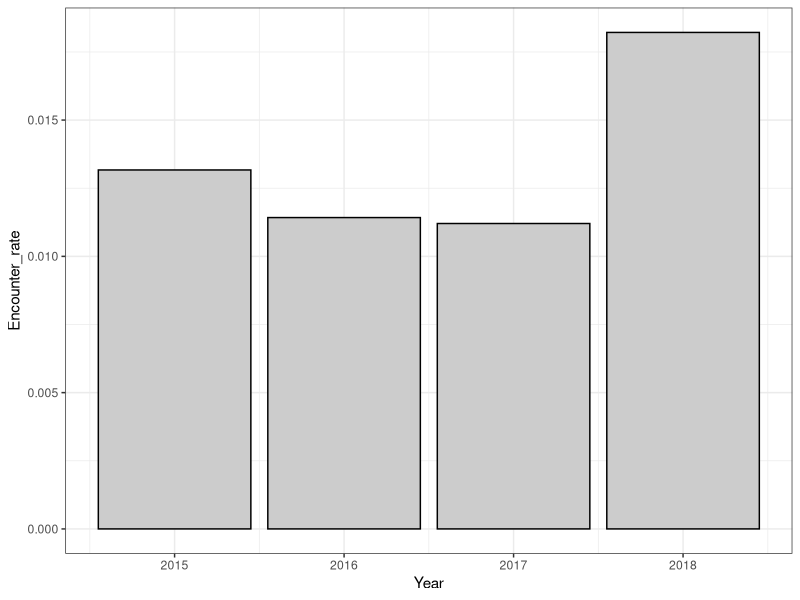
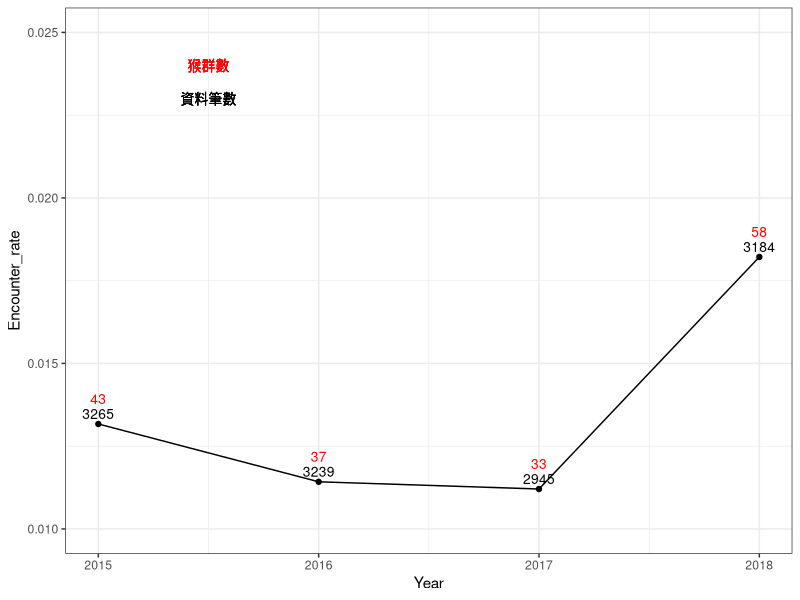
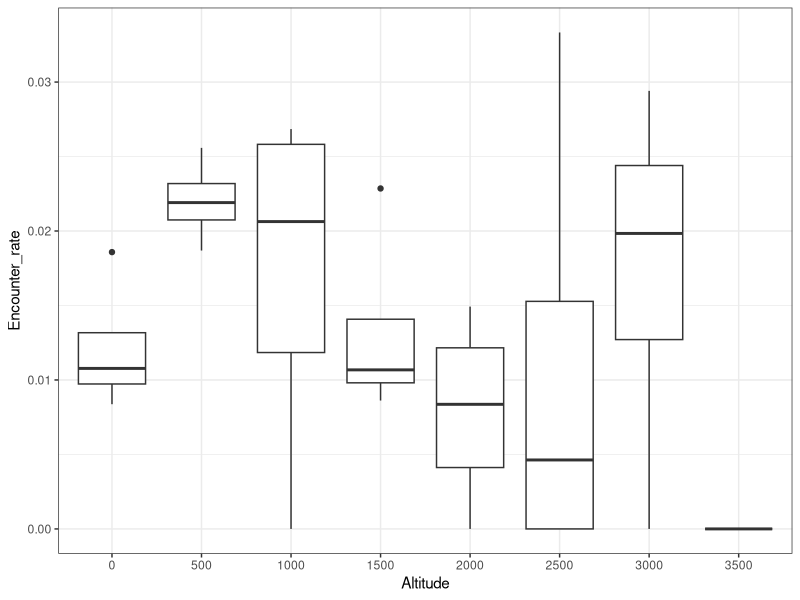
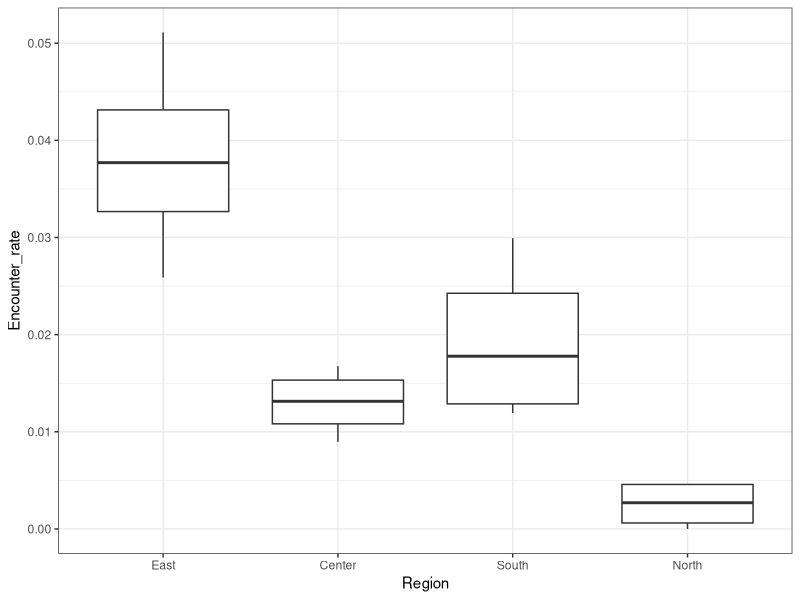
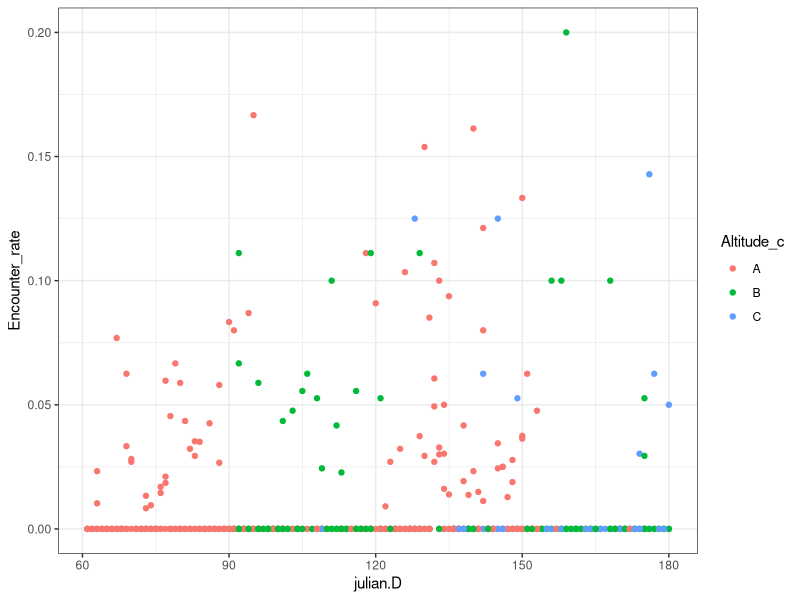
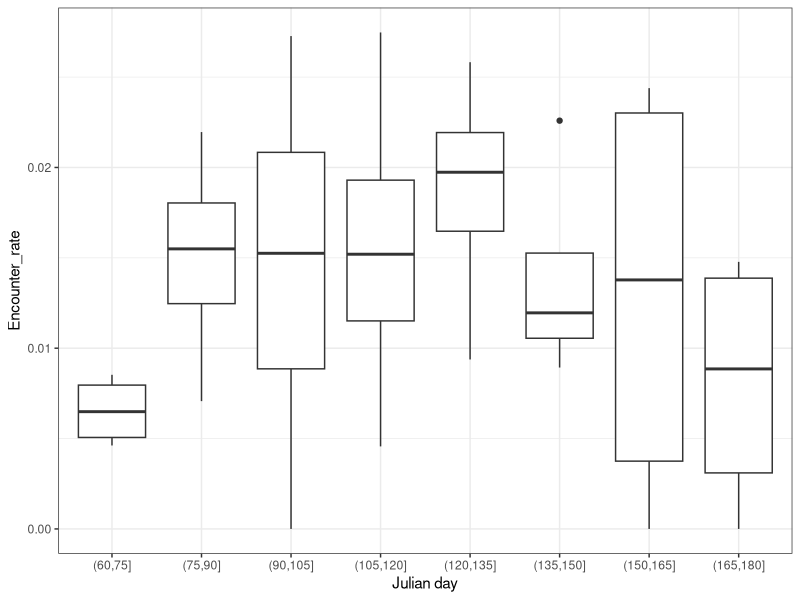
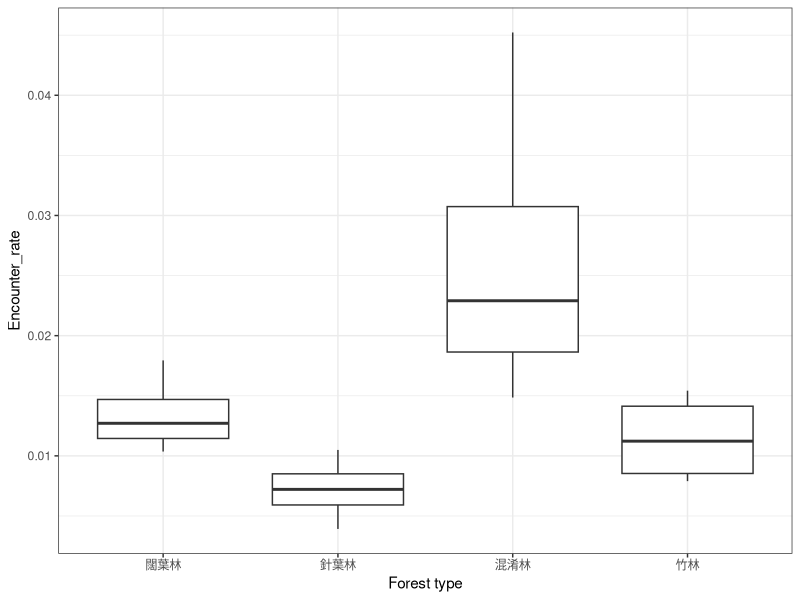
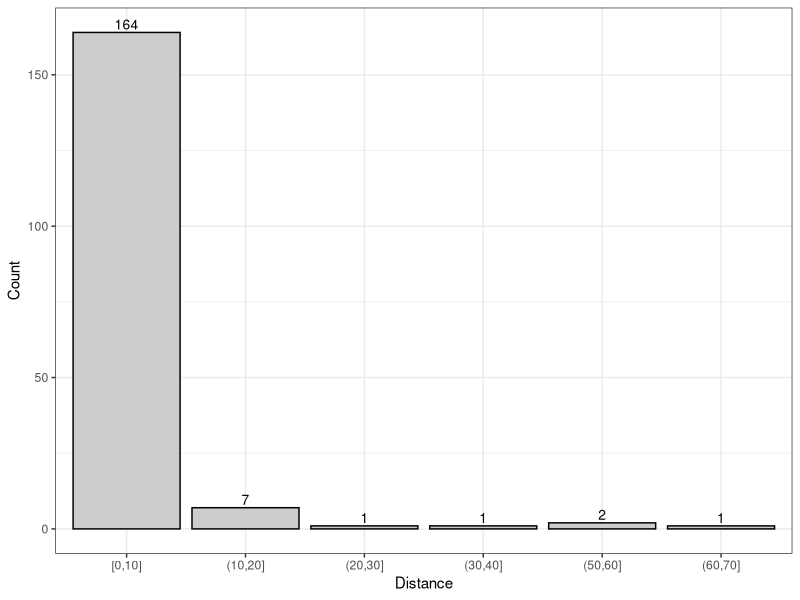

Reproduce these figures in R, in order.
#---- load library

library(data.table)
library(magrittr)
library(readxl)
library(tidyr)
library(purrr)
library(dplyr)
library(writexl)
library(ggplot2)
library(lattice)
#library(reshape2)

#Original data---- 

M.data <- read_excel("./data/clean/for analysis.xlsx",
                     sheet=1) %>% setDT %>% 
  .[, DATE := as.IDate(paste(Year, Month, Day, sep = "/"))] %>% 
  .[TypeName %like% "混", TypeName.n := "混淆林"] %>% 
  .[TypeName %like% "竹林", TypeName.n := "竹林"] %>% 
  .[TypeName %like% "闊葉", TypeName.n := "闊葉林"] %>% 
  .[TypeName %like% "針葉", TypeName.n := "針葉林"] %>% 
  .[, TypeName.1 := ifelse(Distance>20, "非森林", TypeName.n)] %>% 
  .[, TypeName.1 := ordered(TypeName.1,c("闊葉林", "針葉林","混淆林","竹林","非森林"))] %>% 
  .[, County := ordered(County,
                        c("宜蘭縣","基隆市","台北市","臺北市",
                          "新北市","台北縣","臺北縣",
                          "桃園縣","桃園市","新竹市",
                          "新竹縣","苗栗縣",
                          "台中市","臺中市","台中縣","臺中縣",
                          "彰化縣","南投縣","南投市",
                          "雲林縣","嘉義縣","嘉義市",
                          "台南市","臺南市","台南縣","臺南縣",
                          "高雄縣","高雄市",
                          "屏東縣", "花蓮縣",
                          "台東縣","臺東縣"))] %>% 
  
  .[County %in% list("宜蘭縣","基隆市","台北市","臺北市",
                     "新北市","台北縣","臺北縣",
                     "桃園縣","桃園市","新竹市",
                     "新竹縣","苗栗縣"), Region := "North"] %>%
  .[County %in% list("台中市","臺中市",
                     "台中縣","臺中縣",
                     "彰化縣","南投縣","南投市",
                     "雲林縣","嘉義縣","嘉義市"), Region := "Center"] %>%
  .[County %in% list("台南市","臺南市",
                     "台南縣","臺南縣",
                     "高雄縣","高雄市",
                     "屏東縣"), Region := "South"]%>%
  .[County %in% list("花蓮縣",
                     "台東縣","臺東縣"), Region := "East"] %>% 
  .[, julian.D := yday(DATE)] %>% 
  .[, Altitude_c := substr(Site_N,1,1)] %>% setDT 



M.data$Year %<>% as.numeric
M.data$Survey %<>% as.numeric
M.data$Point %<>% as.numeric
M.data$Macaca_sur %<>% as.numeric
M.data$Month %<>% as.numeric
M.data$Day %<>% as.numeric
M.data$Distance %<>% as.numeric


M.data %>%.[Macaca_sur %in%1,] %>% .[, .N]
#-----------------------------------

M.data %>%  
  .[Macaca_dist %in% "C", Macaca_sur := NA] %>% 
  .[Macaca_sur %in%1,] %>%
  .[,.(ll=length(Macaca_sur),
       mm=length(unique(Site_N)),
       kk=length(unique(paste0(Site_N,"-",Point)))), by = list(Year,  County)]%>%
  dcast(.,County ~ Year , value.var = c( "ll","mm","kk"))



M.data %>%   
  .[Macaca_dist %in% "C", Macaca_sur := NA] %>% 
  .[Macaca_sur %in% 0 & !is.na(Macaca_dist),] %>% 
  .[,.(ll=length(Macaca_sur),
       mm=length(unique(Site_N)),
       kk=length(unique(paste0(Site_N,"-",Point)))), by = list(Year,  County)]%>%
  dcast(.,County ~ Year , value.var = c( "ll","mm","kk"))





M.data %>%    
  .[Macaca_dist %in% "C", Macaca_sur := NA] %>% 
  .[,.(ll=length(Macaca_sur), M = sum(Macaca_sur,na.rm=T)), by = list(Year, Survey, TypeName.1)]%>%
  dcast(.,Year + Survey ~ TypeName.1, value.var = c("ll", "M"))


#------------------------------------------
M.data %>% setDT %>% 
  .[Year < 2019,] %>% 
  .[!(TypeName.1 %in% "非森林"),] %>% 
  .[is.na(Macaca_sur), Macaca_sur := 0] %>% 
  
  .[, .(V1 = sum(Macaca_sur),.N), by= list(Year)] %>% 
  .[, Encounter_rate := V1/N] %>% 
  
  ggplot(., aes( Year, Encounter_rate)) +
  geom_bar(stat="identity", colour = "black", fill=gray(0.8)) +
  theme_bw() + 
  xlab("Year")

M.data %>% 
  .[Year < 2019,] %>% 
  .[!(TypeName.1 %in% "非森林"),] %>% 
  .[is.na(Macaca_sur), Macaca_sur := 0] %>%
  .[Macaca_dist %in% "C", Macaca_sur := 0] %>% 
  .[, .(V1 = sum(Macaca_sur),.N), by= list(Year)] %>% 
  .[, Encounter_rate := V1/N] %>% 
  
  ggplot(., aes( Year, Encounter_rate)) +
  geom_text(aes(label=V1), vjust=-2, color="red", size=3.5)+
  geom_text(aes(label=N), vjust=-0.5, color="black", size=3.5)+
  geom_text(aes(x=2015.5, y=0.024,label="猴群數"),  color="red", size=3.5)+
  geom_text(aes(x=2015.5, y=0.023,label="資料筆數"),  color="black", size=3.5)+
  geom_point()+geom_line() +
  ylim(0.010,0.025)+
  theme_bw() + 
  xlab("Year")




  

M.data %>% 
  .[Year < 2019,] %>% 
  #.[!(TypeName.1 %in% "非森林"),] %>% 
  .[is.na(Macaca_sur), Macaca_sur := 0] %>% 
  .[Macaca_sur %in% 1, .N, list(TypeName.1, Macaca_dist)] %>% 
  dcast(., TypeName.1~Macaca_dist, value.var = "N")


M.data %>% 
  .[Year < 2019,] %>% 
  .[!(TypeName.1 %in% "非森林"),] %>% 
  .[is.na(Macaca_sur), Macaca_sur := 0] %>%
  .[Macaca_dist %in% "C", Macaca_sur := 0] %>% 
  .[, Altitude_f := cut(Altitude,
                        breaks = c(seq(0,4000,500)),
                        labels = c(seq(0,3500,500)),
                        include.lowest = T)] %>% 
  .[, .(V1 = sum(Macaca_sur),.N), by= list(Year, Altitude_f)] %>% 
  .[, Encounter_rate := V1/N] %>% 

ggplot(., aes( Altitude_f, Encounter_rate)) + geom_boxplot() + theme_bw() + 
  xlab("Altitude")


M.data %>% 
  .[Year < 2019,] %>% 
  .[!(TypeName.1 %in% "非森林"),] %>% 
  .[is.na(Macaca_sur), Macaca_sur := 0] %>% 
  .[Macaca_dist %in% "C", Macaca_sur := 0] %>% 
  .[, Region := ordered(Region, c("East", "Center", "South", "North"))] %>% 
  .[, .(V1 = sum(Macaca_sur),.N), by= list(Year, Region)] %>% 
  .[, Encounter_rate := V1/N] %>% 

ggplot(., aes( Region, Encounter_rate))+geom_boxplot() + theme_bw()

M.data %>% 
  .[Year < 2019,] %>% 
  .[!(TypeName.1 %in% "非森林"),] %>% 
  .[is.na(Macaca_sur), Macaca_sur := 0] %>%  
  .[Macaca_dist %in% "C", Macaca_sur := 0] %>%
  .[, .(V1 = sum(Macaca_sur),.N), by= list(Year, julian.D, Altitude_c )] %>% 
  .[, Encounter_rate := V1/N] %>% 

ggplot(., aes(julian.D, Encounter_rate, colour = Altitude_c))+
  geom_point() + theme_bw()


M.data %>% 
  .[Year < 2019,] %>% 
  .[!(TypeName.1 %in% "非森林"),] %>% 
  .[is.na(Macaca_sur), Macaca_sur := 0] %>% 
  .[Macaca_dist %in% "C", Macaca_sur := 0] %>%
  .[, julian.D_f := cut(julian.D,
                        breaks = c(seq(0,210,15)),
                        include.lowest = T)] %>% 
  .[, .(V1 = sum(Macaca_sur),.N), by= list(Year, julian.D_f)] %>% 
  .[, Encounter_rate := V1/N]  %>% 

ggplot(., aes(julian.D_f, Encounter_rate))+
  geom_boxplot() + theme_bw() + 
  xlab("Julian day")





M.data %>% 
  .[Year < 2019,] %>% 
  .[!(TypeName.1 %in% "非森林"),] %>% 
  .[Macaca_dist %in% "C", Macaca_sur := 0] %>%
  .[is.na(Macaca_sur), Macaca_sur := 0] %>%
  .[, TypeName.1:= ordered(TypeName.1, c("闊葉林", "針葉林", "混淆林", "竹林"))] %>% 
  .[, .(V1 = sum(Macaca_sur),.N), by= list(Year, TypeName.1)]  %>% 
  .[, Encounter_rate := V1/N] %>% 
  
  ggplot(., aes( TypeName.1, Encounter_rate))+geom_boxplot() + theme_bw()+ 
  xlab("Forest type")



M.data %>%setDT %>% 
  .[Year < 2019,] %>% 
  .[Macaca_sur %in% 1,DD := cut(Distance, breaks = seq(0,100,10),
                                ordered_result = T,
                                include.lowest = T)] %>% 
  .[Macaca_sur %in% 1,.(D2 = .N), by = list(DD)] %>% 
  ggplot(., aes(x=DD, y=D2)) +
  geom_bar(stat="identity", colour = "black", fill=gray(0.8))+
  geom_text(aes(label=D2), vjust=-0.3, color="black", size=3.5)+
  theme_bw()+
  xlab("Distance")+
  ylab("Count")

  
M.data %>% 
  .[Year < 2019,] %>% 
  .[!(TypeName.1 %in% "非森林"),] %>% 
  .[is.na(Macaca_sur), Macaca_sur := 0] %>%
  .[, .(V1 = sum(Macaca_sur),.N), by= list(Year, Region)]  %>% 
  .[, Encounter_rate := V1/N] %>% 
  
  ggplot(., aes( Year, Encounter_rate, group = Region,col= Region))+
  geom_point() +
  geom_line()+ 
  theme_bw()+ 
  xlab("Year")


M.data %>% 
  .[Year < 2019,] %>% 
  .[!(TypeName.1 %in% "非森林"),] %>% 
  .[is.na(Macaca_sur), Macaca_sur := 0] %>%
  .[, .(V1 = sum(Macaca_sur),.N), by= list(Year, TypeName.1)]  %>% 
  .[, Encounter_rate := V1/N] %>% 
  
  ggplot(., aes( Year, Encounter_rate, group = TypeName.1,col= TypeName.1))+
  geom_point() +
  geom_line()+ 
  theme_bw()+ 
  xlab("Year")


M.data %>% 
  .[Year < 2019,] %>% 
  .[!(TypeName.1 %in% "非森林"),] %>% 
  .[is.na(Macaca_sur), Macaca_sur := 0] %>%
  .[, .(V1 = sum(Macaca_sur),.N), by= list(Year, julian.D)]  %>% 
  .[, Encounter_rate := V1/N] %>% 
  
  ggplot(., aes( julian.D, Encounter_rate, group = factor(Year),col= factor(Year)))+
  geom_point() +
  #geom_line()+ 
  theme_bw()+ 
  xlab("julian.D")
